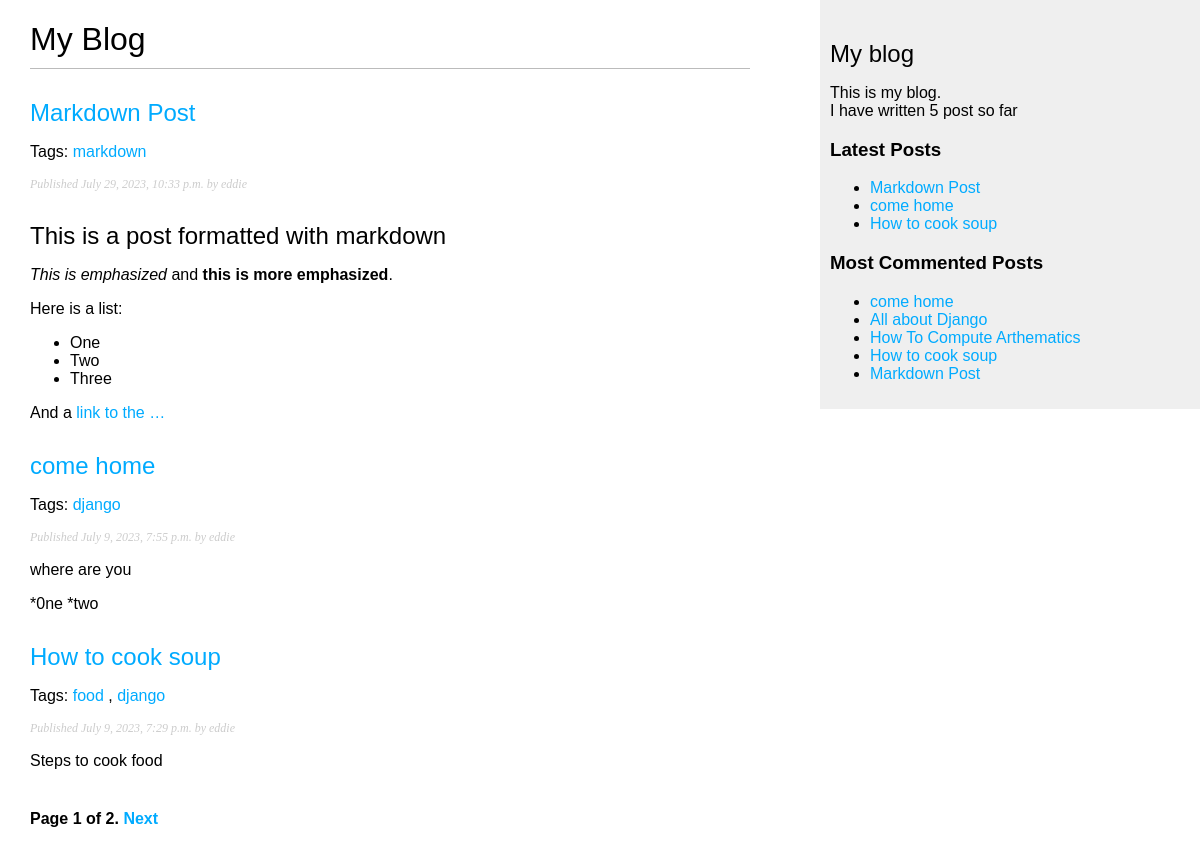
The page / on the database its author committed.
### blog/models.py (models this page shows, shortened)
class Post(models.Model):
    class Status(models.TextChoices):
        DRAFT = 'DF', 'Draft'
        PUBLISHED = 'PB', 'Published'
    title = models.CharField(max_length=250)
    slug = models.SlugField(max_length=250, unique_for_date= 'publish')
    author = models.ForeignKey(User, related_name='blog_post', on_delete=models.CASCADE)
    body = models.TextField()
    publish = models.DateTimeField(default=timezone.now)
    created = models.DateTimeField(auto_now_add=True)
    updated = models.DateTimeField(auto_now=True)
    status =models.CharField(max_length=2, choices=Status.choices, default=Status.DRAFT)
    objects = models.Manager()
    published = PublishedManager()
    tags = TaggableManager()
    class Meta:
        ordering =['-publish']
        indexes = [
            models.Index(fields=['-publish']),
        ]
    def get_absolute_url(self):
        return reverse('blog:post_detail',
                       args=[self.publish.year,
                             self.publish.month,
                             self.publish.day,
                             self.slug])

### blog/views.py (the view)
# urls.py: path('', views.post_list, name='post_list'),
def post_list(request, tag_slug=None):
    post_list = Post.published.all()
    tag = None
    if tag_slug:
        tag = get_object_or_404(Tag, slug=tag_slug)
        post_list = post_list.filter(tags__in=[tag])
    paginator = Paginator(post_list, 3)
    number_page = request.GET.get('page', 1)
    try:
        posts = paginator.page(number_page)
    except PageNotAnInteger:
        posts = paginator.page(1)
    except EmptyPage:
        posts = paginator.page(paginator.num_pages)
    return render(request, 'blog/post/list.html', {'posts': posts,'tag':tag})

### blog/models.py (called while the page is built)
    def get_queryset(self):
        return super().get_queryset()\
            .filter(status=Post.Status.PUBLISHED)

### blog/templatetags/blog_tags.py (called while the page is built)
@register.simple_tag
def total_posts():
    return Post.published.count()

@register.inclusion_tag('blog/post/latest_posts.html')
def show_latest_posts(count=5):
    latest_posts = Post.published.order_by('-publish')[:count]
    return {'latest_posts':latest_posts}

@register.simple_tag
def get_most_commented_posts(count=5):
    return Post.published.annotate(total_comments = Count('comments')).order_by('-total_comments')[:count]

@register.filter(name='markdown')
def markdown_format(text):
    return mark_safe(markdown.markdown(text))

### blog/templates/blog/post/list.html (shortened to what this page needs)
{% extends 'blog/base.html' %}
{% load blog_tags %}
{% block content %}
<h1>My Blog</h1>
{% for post in posts %}
<h2>
    <a href="{{post.get_absolute_url}}">
        {{ post.title }}
    </a>
</h2>
<p class="tags">
    Tags:
    {% for tag in post.tags.all %}
    <a href="{% url "blog:post_list_by_tag" tag.slug %}">
    {{ tag.name }}
    </a>
    {% if not forloop.last %}, {% endif %}
    {% endfor %}
    </p>
<p class="date">
    Published {{ post.publish }} by {{ post.author }}
</p>
{{ post.body|markdown|truncatewords:30 }}
{% endfor %}
{% include "pagination.html" with page=posts %}
{% endblock %}

### blog/templates/blog/base.html (shortened to what this page needs)
{% load blog_tags %}
{% load static %}
<!DOCTYPE html>
<html>
<head>
    <link href="{% static 'css/blog.css' %}" rel="stylesheet">
</head>
<body>
    <div id="content">
        {% block content %}
        {% endblock %}
    </div>
    <div id="sidebar">
        <h2>My blog</h2>
        <p>This is my blog. <br>
           I have written {% total_posts %} post so far
        </p>
        <h3>Latest Posts</h3>
        <p>{% show_latest_posts 3 %}</p>
        <h3>Most Commented Posts</h3>
        {% get_most_commented_posts as most_commented_post %}
        <ul>
            {% for post in most_commented_post %}
            <li>
                <a href="{{post.get_absolute_url}}">{{post.title}}</a>
            </li>
            {% endfor %}
        </ul>
    </div>
</body>
</html>

### blog/templates/pagination.html (shortened to what this page needs)
<div class="pagination">
    <span class="step-links">
        <span class="current">
            Page {{ page.number }} of {{ page.paginator.num_pages }}.
        </span>
        {% if page.has_next %}
        <a href="?page={{ page.next_page_number }}">Next</a>
        {% endif %}
    </span>
</div>

### blog/templates/blog/post/latest_posts.html
<ul>
    {% for post in latest_posts %}
    <li>
        <a href="{{post.get_absolute_url}}">{{post.title}}</a>
    </li>
    {% endfor %}
</ul>

### blog/static/css/blog.css (style rules this page uses)
body { margin:0; padding:0; font-family:helvetica, sans-serif; }
a { color:#00abff; text-decoration:none; }
h1 { font-weight:normal; border-bottom:1px solid #bbb; padding:0 0 10px 0; }
h2 { font-weight:normal; margin:30px 0 0; }
#content { float:left; width:60%; padding:0 0 0 30px; }
#sidebar { float:right; width:30%; padding:10px; background:#efefef; height:100%; }
p.date { color:#ccc; font-family: georgia, serif; font-size: 12px; font-style: italic; }
.pagination { margin:40px 0; font-weight:bold; }

### rows shown on the page
Post: title "Markdown Post", publish "July 29, 2023, 10:33 p.m.", author "eddie", body "This is a post formatted with markdown This is emphasized and this is more emphasized . Here is a list: One Two Three And a link to the …"
Tag: name "markdown"
Post: title "come home", publish "July 9, 2023, 7:55 p.m.", author "eddie", body "where are you *0ne *two"
Tag: name "django"
Post: title "How to cook soup", publish "July 9, 2023, 7:29 p.m.", author "eddie", body "Steps to cook food"
Tag: name "food"
Post: title "All about Django"
Post: title "How To Compute Arthematics"

### other values the page prints
{{ page.number }} "1"
{{ page.paginator.num_pages }} "2"
